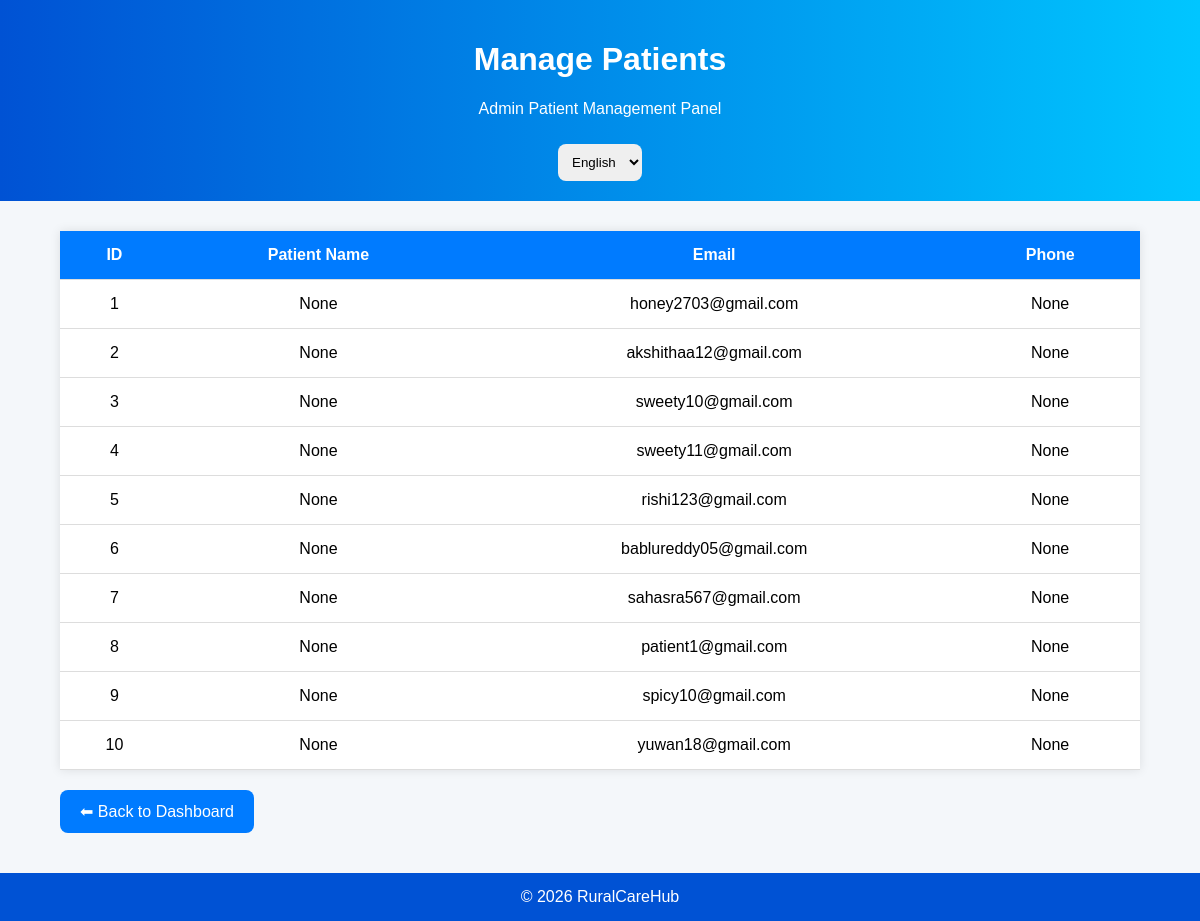
Before: /manage-patients with the older database file.
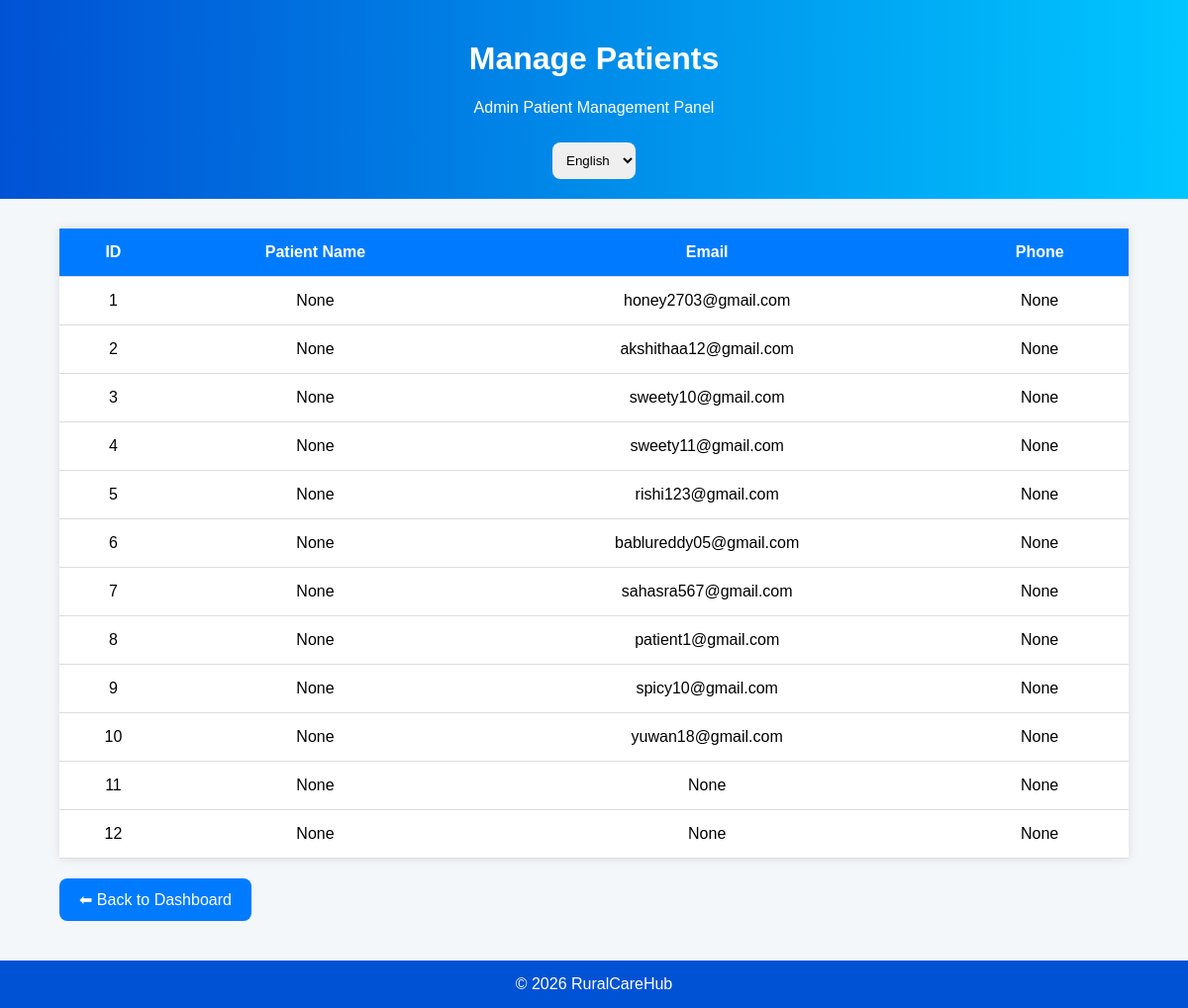
After: the same page with the newer database file.
### app.py (models this page shows)
class User(db.Model):
    id = db.Column(db.Integer, primary_key=True)
    name = db.Column(db.String(100))
    email = db.Column(db.String(100), unique=True)
    phone = db.Column(db.String(20))
    address = db.Column(db.String(200))
    password = db.Column(db.String(100))

### app.py (the view)
@app.route('/manage-patients')
def manage_patients():
    users = User.query.all()
    return render_template(
        'manage_patients.html',
        users=users
    )

### templates/manage_patients.html (shortened to what this page needs)
<!DOCTYPE html>
<html>
<head>
</head>
<body>
<div class="header">
<h1 id="title">Manage Patients</h1>
<p id="subtitle">
</p>
<select id="languageSelect"
onchange="changeLanguage()">
<option value="en">English</option>
</select>
</div>
<div class="container">
<table>
<tr>
<th>ID</th>
<th id="nameText">Patient Name</th>
<th>Email</th>
<th>Phone</th>
</tr>
{% for user in users %}
<tr>
<td>{{ user.id }}</td>
<td>{{ user.name }}</td>
<td>{{ user.email }}</td>
<td>{{ user.phone }}</td>
</tr>
{% endfor %}
</table>
<a href="/admin"
class="back-btn"
id="backBtn">
</a>
</div>
<footer>
© 2026 RuralCareHub
</footer>
</body>
</html>

### templates/manage_patients.html (style rules this page uses)
body { margin:0; font-family:Arial; background:#f4f7fa; }
.header { background:linear-gradient(to right,#0052d4,#00c6ff); color:white; text-align:center; padding:20px; }
.container { width:90%; margin:30px auto; }
table { width:100%; border-collapse:collapse; background:white; box-shadow:0 0 10px rgba(0,0,0,0.1); }
th,td { padding:15px; text-align:center; border-bottom:1px solid #ddd; }
th { background:#007bff; color:white; }
.back-btn { display:inline-block; margin-top:20px; padding:12px 20px; background:#007bff; color:white; text-decoration:none; border-radius:8px; }
select { padding:10px; border-radius:8px; border:none; margin-top:10px; }
footer { background:#0052d4; color:white; text-align:center; padding:15px; margin-top:40px; }

Changed rows visible on the page:
added User: id "11", name "None", email "None", phone "None"
added User: id "12", name "None", email "None", phone "None"
